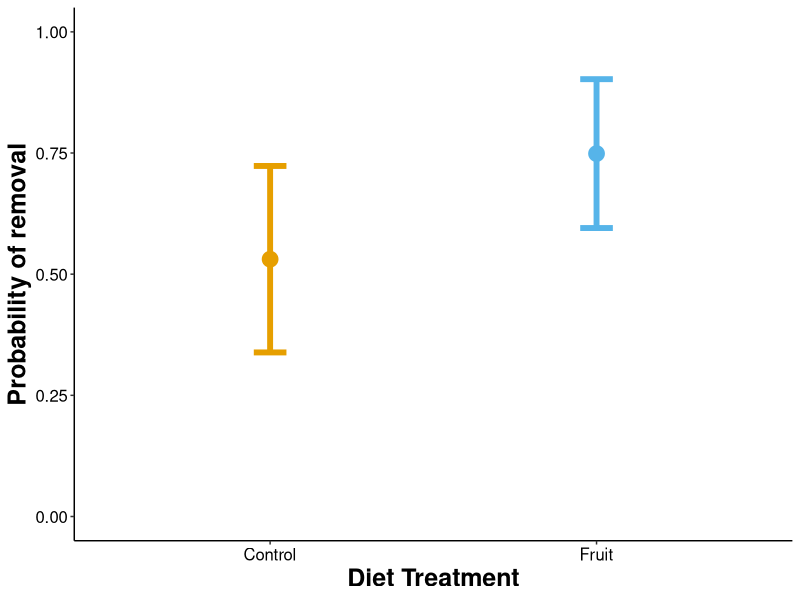
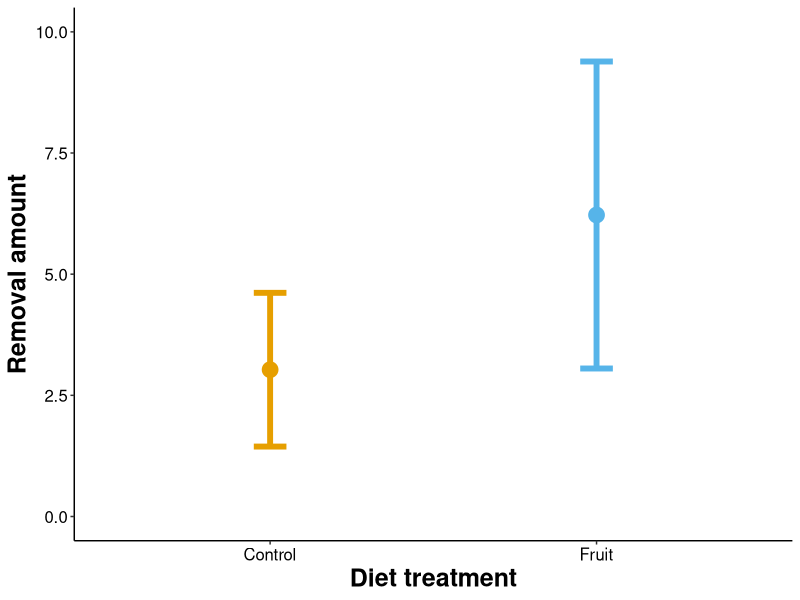
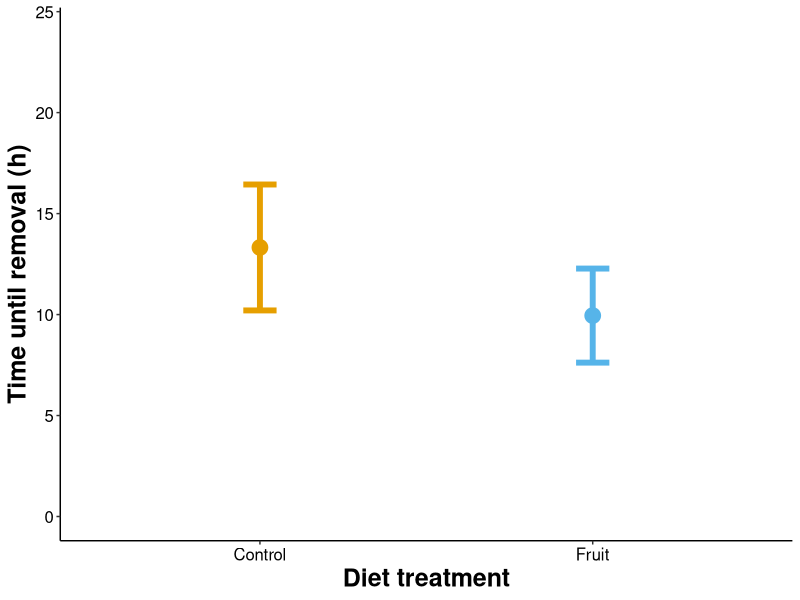
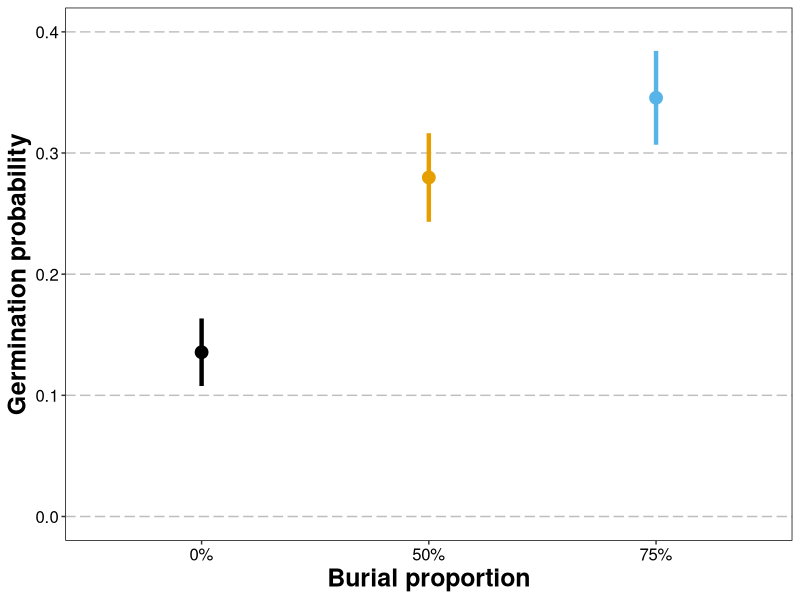
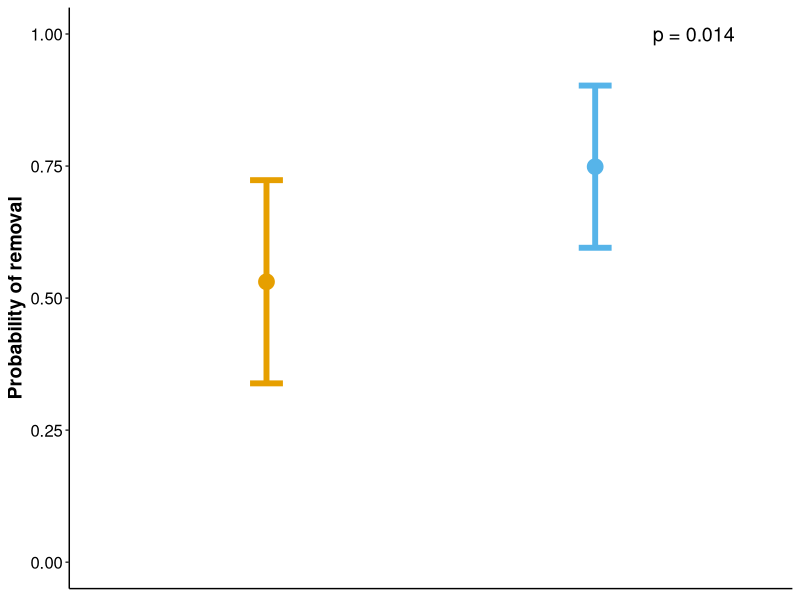
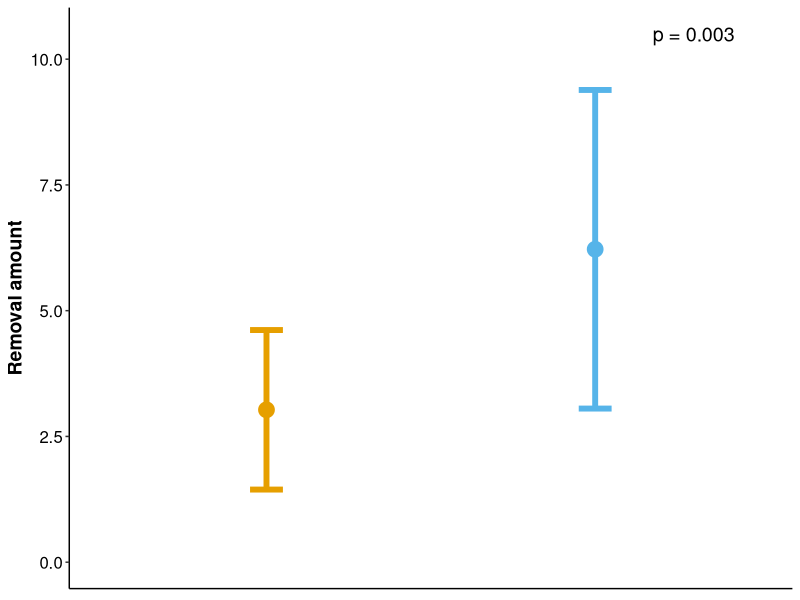
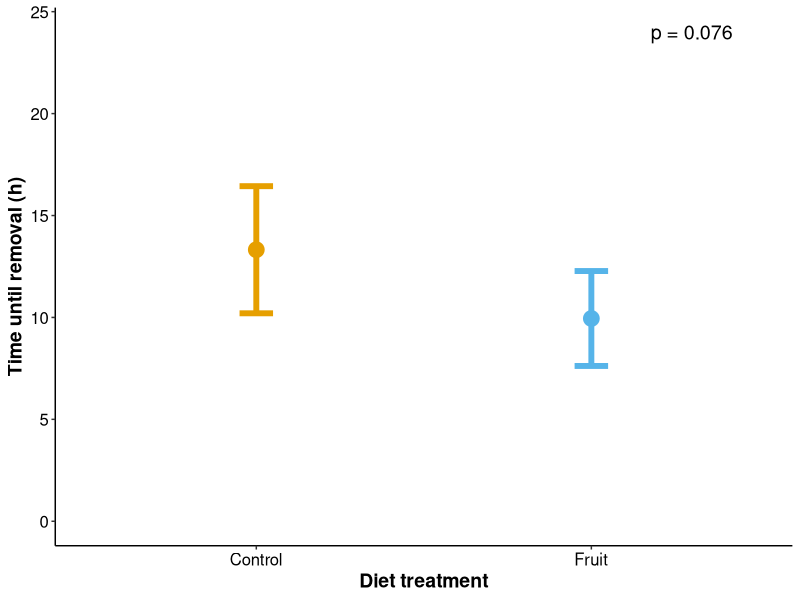
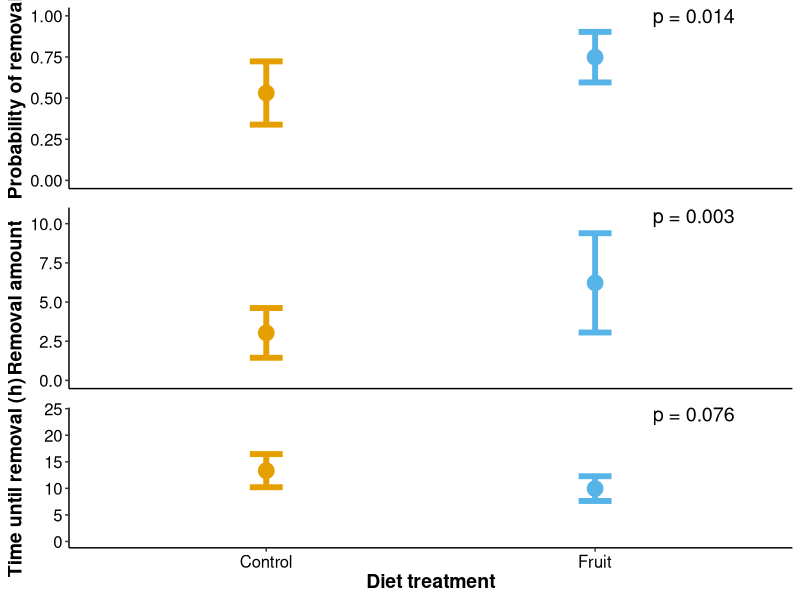

Write R code to recreate these figures, in order.
#### SET UP WORKSPACE ####

library(tidyverse)
library(cowplot)

#### REMOVAL EVENT ####

rem.ev <- read_csv("02_Clean_Data/remev_mod.csv")

rem.ev$Streatment[rem.ev$Streatment=="FRUIT"]<-"Fruit"
rem.ev$Streatment[rem.ev$Streatment=="CONTROL"]<-"Control"

names(rem.ev)

ggplot(data=rem.ev)+
  geom_point(aes(x = Streatment,
                 y = prob,
                 color = Streatment),
             size = 5)+
  geom_errorbar(aes(x = Streatment,
                    y = prob,
                    ymin = (prob - (1.96*SE)), 
                    ymax = (prob + (1.96*SE)),
                    color=Streatment,
                    width = .1),
                size = 2,
                position = position_dodge(width=0.4))+
  scale_color_manual(values=c("#E69F00", "#56B4E9"))+
  scale_y_continuous(limits = c(0, 1.0))+
  labs(x = "Diet Treatment", 
       y = "Probability of removal", 
       color = NULL)+
  theme(legend.position = "none",
        panel.background = element_rect(fill="white"),
        axis.line = element_line(colour = "black"),
        axis.text.y = element_text(color = "black",
                                   size = 12),
        axis.title.y = element_text(size = 18,
                                    face = "bold"),
        axis.title.x = element_text(size = 18,
                                    face="bold"),
        axis.text.x = element_text(color = "black",
                                   size = 12))

# ggsave("05_Figures/ProbRem2.jpg", height = 5, width = 8)

#### REMOVAL AMOUNT ####

remno <- read_csv("02_Clean_Data/remno_mod.csv")

remno$Streatment[remno$Streatment=="FRUIT"]<-"Fruit"
remno$Streatment[remno$Streatment=="CONTROL"]<-"Control"

ggplot(data=remno)+
  geom_point(aes(x = Streatment,
                 y = response,
                 color = Streatment),
             size = 5)+
  geom_errorbar(aes(x = Streatment,
                    y = response,
                    ymin = (response - (1.96*SE)), 
                    ymax = (response + (1.96*SE)),
                    color=Streatment,
                    width = .1),
                linewidth = 2,
                position = position_dodge(width=0.4))+
  scale_y_continuous(limits = c(0, 10))+
  scale_color_manual(values=c("#E69F00", "#56B4E9"))+
  labs(x = "Diet treatment", 
       y = "Removal amount", 
       color = NULL)+
  theme(legend.position = "none",
        panel.background = element_rect(fill="white"),
        axis.line = element_line(colour = "black"),
        axis.text.y = element_text(color = "black",
                                   size = 12),
        axis.text.x = element_text(color = "black",
                                   size = 12),
        axis.title = element_text(size = 18,
                                  face = "bold"))

# ggsave("05_Figures/CountRem2.jpg", height = 5, width = 8)

#### LATENCY ####

lat <- read_csv("02_Clean_Data/lat_mod.csv")

lat$Streatment[lat$Streatment=="FRUIT"]<-"Fruit"
lat$Streatment[lat$Streatment=="CONTROL"]<-"Control"

ggplot(data=lat)+
  geom_point(aes(x = Streatment,
                 y = response,
                 color = Streatment),
             size = 5)+
  geom_errorbar(aes(x = Streatment,
                    y = response,
                    ymin = (response - (1.96*SE)), 
                    ymax = (response + (1.96*SE)),
                    color=Streatment,
                    width = .1),
                size = 2, 
                position = position_dodge(width=0.4))+
  scale_y_continuous(limits = c(0, 24))+
  scale_color_manual(values=c("#E69F00", "#56B4E9"))+
  labs(x = "Diet treatment", 
       y = "Time until removal (h)", 
       color = NULL)+
  theme(legend.position = "none",
        panel.background = element_rect(fill="white"),
        axis.line = element_line(colour = "black"),
        axis.text.y = element_text(color = "black",
                                   size = 12),
        axis.text.x = element_text(color = "black",
                                   size = 12),
        axis.title = element_text(size = 18,
                                  face = "bold"))

# ggsave("05_Figures/Lat.jpg", height = 5, width = 8)

#### GERMINATION RATE ####

germ.rates <- read_csv("02_Clean_Data/model_avg.csv")

germ.rates[germ.rates == "75% burial"] <- "75%"
germ.rates[germ.rates == "50% burial"] <- "50%"
germ.rates[germ.rates == "No burial"] <- "0%"

ggplot(data = germ.rates)+
  geom_point(aes(x=Treatment,
                 y=p,
                 color=Treatment),
             size=4) +
  geom_errorbar(aes(x=Treatment,
                y=p,
                ymin = lcl ,
                ymax = ucl,
                color=Treatment),
                width=0,
                linewidth=1.5)+
  scale_y_continuous(limits = c(0,0.4))+
  labs(x="Burial proportion",
       y="Germination probability",
       color=NULL)+
  scale_color_manual(values=c("black", "#E69F00", "#56B4E9"))+
  theme(legend.position = "none",
        panel.background = element_rect(fill ="white"),
        panel.border = element_rect(color="black", fill = NA),
        axis.text.y = element_text(color = "black",
                                   size = 12),
        axis.text.x = element_text(color = "black",
                                   size = 12),
        panel.grid.major.y = element_line(color="gray",
                                          linetype = "longdash"),
        panel.grid.major.x = element_blank(),
        axis.title = element_text(size = 18,
                                  face = "bold"),
        )

ggsave("05_Figures/bootstrap_burial.jpg", height = 5, width = 5)

#### Cowplot ####

p1 <- ggplot(data=rem.ev)+
  geom_point(aes(x = Streatment,
                 y = prob,
                 color = Streatment),
             size = 5)+
  annotate("text", x = 2.3, y = 1.00, label = "p = 0.014", size = 5)+
  geom_errorbar(aes(x = Streatment,
                    y = prob,
                    ymin = (prob - (1.96*SE)), 
                    ymax = (prob + (1.96*SE)),
                    color=Streatment,
                    width = .1),
                size = 2,
                position = position_dodge(width=0.4))+
  scale_color_manual(values=c("#E69F00", "#56B4E9"))+
  scale_y_continuous(limits = c(0, 1.0))+
  labs(x = NULL, 
       y = "Probability of removal", 
       color = NULL)+
  theme(legend.position = "none",
        panel.background = element_rect(fill="white"),
        axis.line = element_line(colour = "black"),
        axis.text.y = element_text(color = "black",
                                   size = 12),
        axis.title.y = element_text(size = 14,
                                    face = "bold"),
        axis.title.x=element_blank(),
        axis.text.x=element_blank(),
        axis.ticks.x=element_blank())

p1

#

p2 <- ggplot(data=remno)+
  geom_point(aes(x = Streatment,
                 y = response,
                 color = Streatment),
             size = 5)+
  geom_errorbar(aes(x = Streatment,
                    y = response,
                    ymin = (response - (1.96*SE)), 
                    ymax = (response + (1.96*SE)),
                    color=Streatment,
                    width = .1),
                linewidth = 2,
                position = position_dodge(width=0.4))+
  annotate("text", x = 2.3, y = 10.5, label = "p = 0.003", size = 5)+
  scale_y_continuous(limits = c(0, 10.5))+
  scale_color_manual(values=c("#E69F00", "#56B4E9"))+
  labs(x = NULL, 
       y = "Removal amount", 
       color = NULL)+
  theme(legend.position = "none",
        panel.background = element_rect(fill="white"),
        axis.line = element_line(colour = "black"),
        axis.text.y = element_text(color = "black",
                                   size = 12),
        axis.title.y = element_text(size = 14,
                                    face = "bold"),
        axis.title.x=element_blank(),
        axis.text.x=element_blank(),
        axis.ticks.x=element_blank())

p2

#

p3 <- ggplot(data=lat)+
  geom_point(aes(x = Streatment,
                 y = response,
                 color = Streatment),
             size = 5)+
  geom_errorbar(aes(x = Streatment,
                    y = response,
                    ymin = (response - (1.96*SE)), 
                    ymax = (response + (1.96*SE)),
                    color=Streatment,
                    width = .1),
                size = 2, 
                position = position_dodge(width=0.4))+
  annotate("text", x = 2.3, y = 24.00, label = "p = 0.076", size = 5)+
  scale_y_continuous(limits = c(0, 24))+
  scale_color_manual(values=c("#E69F00", "#56B4E9"))+
  labs(x = "Diet treatment", 
       y = "Time until removal (h)", 
       color = NULL)+
  theme(legend.position = "none",
        panel.background = element_rect(fill="white"),
        axis.line = element_line(colour = "black"),
        axis.text = element_text(color = "black",
                                   size = 12),
        axis.title = element_text(size = 14,
                                    face = "bold"))



p3

## Gridded

g1 <- plot_grid(p1, p2, p3, 
                ncol=1, 
                align="v")
g1


ggsave("test.jpg", height=10, width=5)
